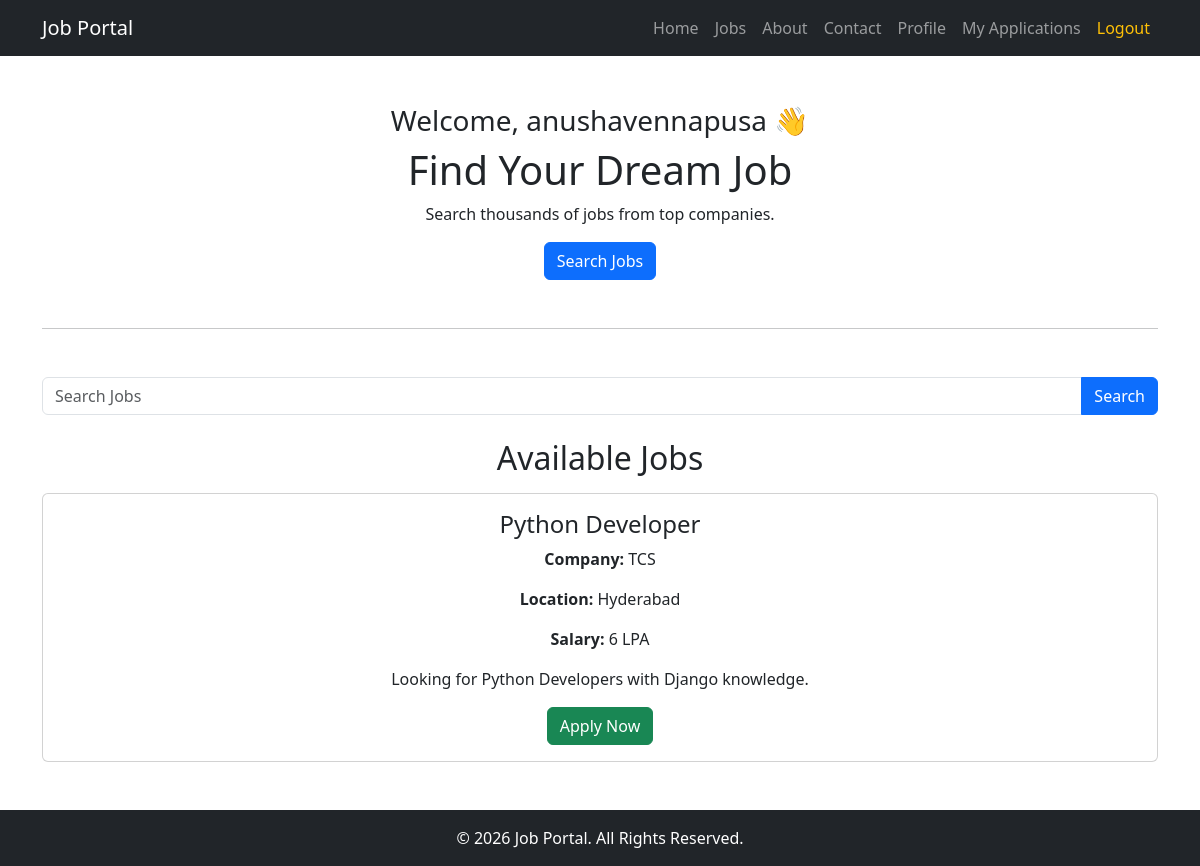
Screenshot of / (signed in) with the database file from the repository.
### portal/models.py (models this page shows, shortened)
class Job(models.Model):
    title = models.CharField(max_length=100)
    company = models.CharField(max_length=100)
    location = models.CharField(max_length=100)
    salary = models.CharField(max_length=50)
    description = models.TextField()

### portal/views.py (the view)
# urls.py: 2. Add a URL to urlpatterns:  path('', views.home, name='home')
def home(request):
   if 'username' not in request.session:
        return redirect('login')
   search = request.GET.get('search')
   print(search)
   if search:
    jobs = Job.objects.filter(title__icontains=search)
    print(jobs)
   else:
    jobs = Job.objects.all()
   context = {
    'username': request.session['username'],
    'jobs': jobs
   }
   return render(request, 'home.html', context)

### portal/templates/home.html (shortened to what this page needs)
<!DOCTYPE html>
<html>
<head>
    <link href="https://cdn.jsdelivr.net/npm/bootstrap@5.3.3/dist/css/bootstrap.min.css" rel="stylesheet">
</head>
<body>
  <nav class="navbar navbar-expand-lg navbar-dark bg-dark">
    <div class="container">
        <a class="navbar-brand" href="#">Job Portal</a>
        <div class="navbar-nav ms-auto">
            <a class="nav-link" href="#">Home</a>
            <a class="nav-link" href="#">Jobs</a>
            <a class="nav-link" href="#">About</a>
            <a class="nav-link" href="#">Contact</a>
            {% if username %}
              <a class="nav-link" href="/profile/">Profile</a>
              <a class="nav-link" href="/my-applications/">My Applications</a>
              <a class="nav-link text-warning" href="/logout/">Logout</a>
            {% else %}
              <a class="nav-link" href="/login/">Login</a>
              <a class="nav-link" href="/register/">Register</a>
            {% endif %}
        </div>
    </div>
</nav>
<div class="container text-center mt-5">
    <h3>Welcome, {{ username }} 👋</h3>
    <h1>Find Your Dream Job</h1>
    <p>
        Search thousands of jobs from top companies.
    </p>
    <button class="btn btn-primary">
        Search Jobs
    </button>
    <hr class="my-5">
    <form method="GET" class="mb-4">
      <div class="input-group">
        <input
            type="text"
            name="search"
            class="form-control"
            placeholder="Search Jobs">
        <button class="btn btn-primary" type="submit">
            Search
        </button>
    </div>
</form>
<h2>Available Jobs</h2>
{% for job in jobs %}
<div class="card mt-3">
    <div class="card-body">
        <h4>{{ job.title }}</h4>
        <p><b>Company:</b> {{ job.company }}</p>
        <p><b>Location:</b> {{ job.location }}</p>
        <p><b>Salary:</b> {{ job.salary }}</p>
        <p>{{ job.description }}</p>
        <a href="/apply/{{ job.id }}/" class="btn btn-success">
          Apply Now
        </a>
    </div>
</div>
{% empty %}
<p>No jobs available.</p>
{% endfor %}
</div>
<footer class="bg-dark text-white text-center p-3 mt-5">
    © 2026 Job Portal. All Rights Reserved.
</footer>
</body>
</html>

### rows the page displays
Job: title "Python Developer", company "TCS", location "Hyderabad", salary "6 LPA", description "Looking for Python Developers with Django knowledge."

### other values shown
{{ username }} "anushavennapusa"
